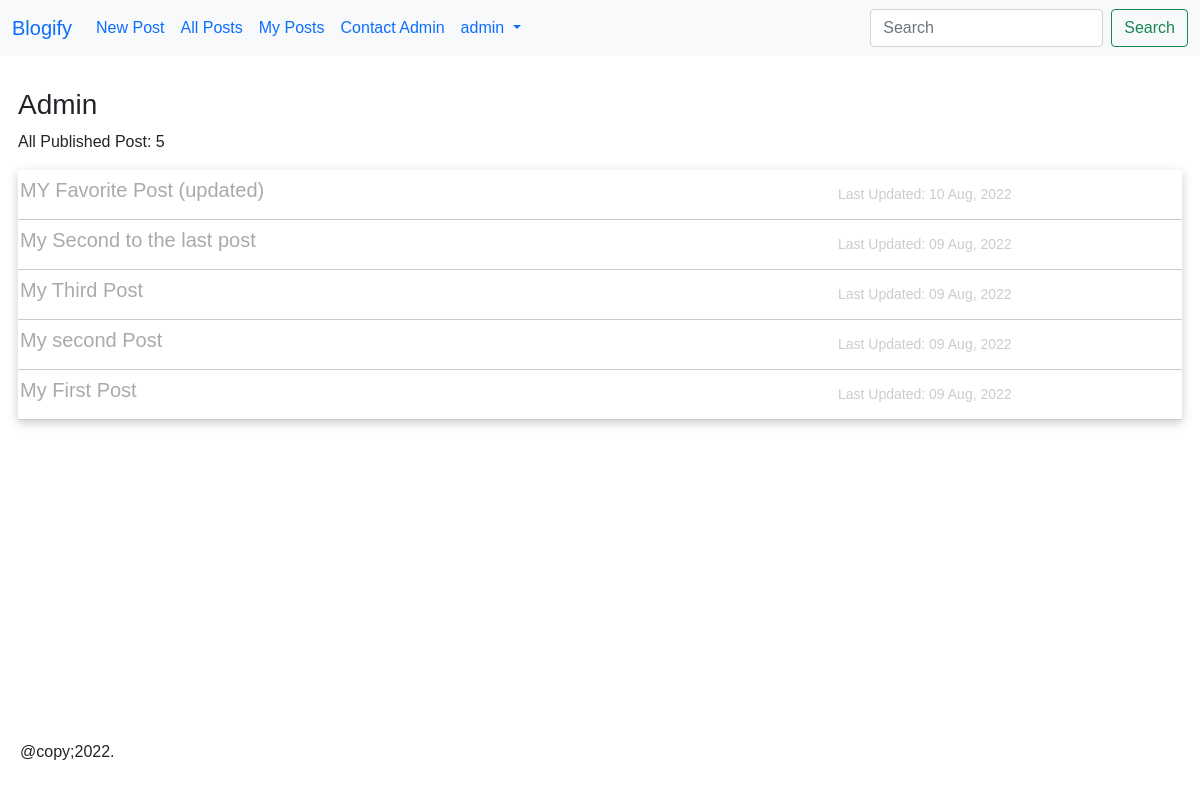
Before: /accounts/1/ with the older database file.
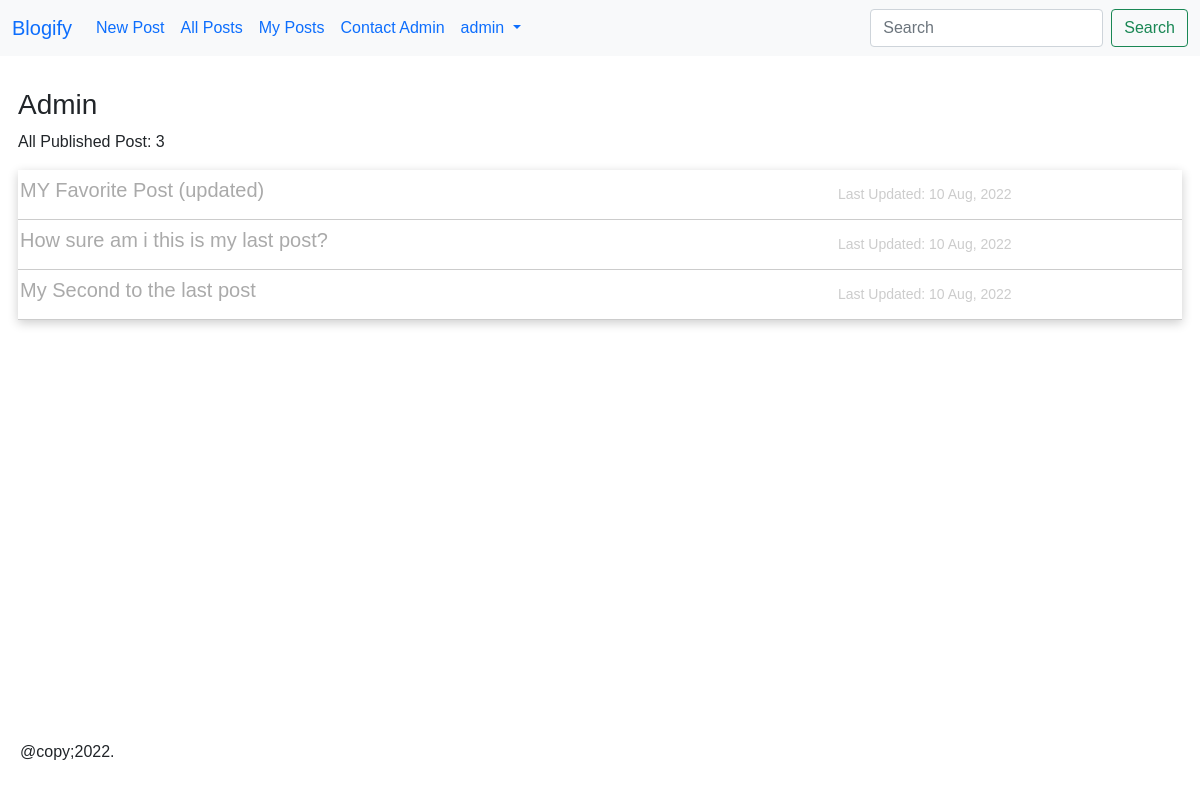
After: the same page with the newer database file.
### posts/models.py (models this page shows, shortened)
class Post(models.Model):
    STATUS_CHOICES = (
        ('draft', 'Draft'),
        ('published', 'Published'),
    )
    title = models.CharField(max_length=255)
    author = models.ForeignKey(
        get_user_model(),
        on_delete = models.CASCADE,
        related_name = 'posts'
    )
    body = models.TextField()
    publish = models.DateTimeField(default=timezone.now)
    created = models.DateTimeField(auto_now_add=True)
    updated = models.DateTimeField(auto_now=True)
    status = models.CharField(
        max_length=10,
        choices=STATUS_CHOICES,
        default='draft'
    )
    slug = models.SlugField(
        max_length=255,
        blank=True,
        null= True
    )
    class Meta:
        ordering = ('-publish',)
    def get_absolute_url(self):
        return reverse('post_detail', kwargs={'pk': self.pk})

### users/views.py (the view)
# urls.py: path('<int:pk>/', UserDetailView.as_view(), name='user_detail'),
class UserDetailView(DetailView):
    model = get_user_model()
    template_name = 'user_detail.html'
    context_object_name = 'user'
    def get_context_data(self, *args, **kwargs):
        context = super().get_context_data(*args, **kwargs)
        context['published_posts'] = self.object.posts.filter(status='published')
        return context

### templates/user_detail.html (shortened to what this page needs)
{% extends '_base.html' %}
{% block content %}
    <div class="user">
        <h3>{{ user.username|title }}</h3>
        <p>All Published Post: {{ published_posts.count }}</p>
        <div class="user-detail-posts">
            {% for post in published_posts %}
                <div class="user-detail-post">
                    <h5><a href="{{ post.get_absolute_url }}">{{ post.title }}</a></h5>
                    <div class="user-detail-dates">
                        <small>Last Updated: {{ post.updated|date:"d M, Y" }}</small>
                    </div>
                </div>
            {% empty %}
                <div class="user-detail-post">
                    <h5>This user has no published posts</h5>
                </div>
            {% endfor %}
        </div>
    </div>
{% endblock content %}

Changed rows visible on the page:
no longer on this page (row edited): Post: title "My Third Post", updated "09 Aug, 2022"
no longer on this page (row edited): Post: title "My second Post", updated "09 Aug, 2022"
no longer on this page (row edited): Post: title "My First Post", updated "09 Aug, 2022"
now on this page (row edited): Post: title "How sure am i this is my last post?", updated "10 Aug, 2022"
changed Post "My Second to the last post": updated "09 Aug, 2022" → "10 Aug, 2022"
Other visible differences:
{{ published_posts.count }}: "5" → "3"
